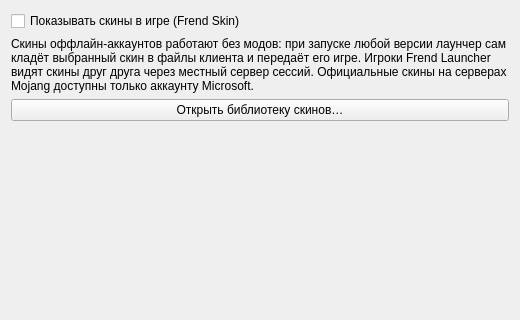
<?xml version="1.0" encoding="UTF-8"?>
<ui version="4.0">
 <class>FrendSkinPage</class>
 <widget class="QWidget" name="FrendSkinPage">
  <property name="geometry">
   <rect>
    <x>0</x>
    <y>0</y>
    <width>520</width>
    <height>320</height>
   </rect>
  </property>
  <layout class="QVBoxLayout" name="verticalLayout">
   <item>
    <widget class="QCheckBox" name="skinEnabledCheckBox">
     <property name="text">
      <string>Показывать скины в игре (Frend Skin)</string>
     </property>
    </widget>
   </item>
   <item>
    <widget class="QLabel" name="infoLabel">
     <property name="text">
      <string>Скины оффлайн-аккаунтов работают без модов: при запуске любой версии лаунчер сам кладёт выбранный скин в файлы клиента и передаёт его игре. Игроки Frend Launcher видят скины друг друга через местный сервер сессий. Официальные скины на серверах Mojang доступны только аккаунту Microsoft.</string>
     </property>
     <property name="wordWrap">
      <bool>true</bool>
     </property>
    </widget>
   </item>
   <item>
    <widget class="QPushButton" name="openSkinLibraryButton">
     <property name="text">
      <string>Открыть библиотеку скинов…</string>
     </property>
    </widget>
   </item>
   <item>
    <spacer name="verticalSpacer">
     <property name="orientation">
      <enum>Qt::Vertical</enum>
     </property>
     <property name="sizeHint" stdset="0">
      <size>
       <width>20</width>
       <height>40</height>
      </size>
     </property>
    </spacer>
   </item>
  </layout>
 </widget>
 <resources/>
 <connections/>
</ui>
